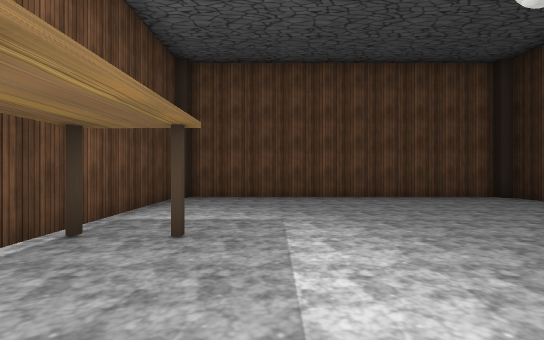
View 1 (above)

21 first-person views from a walk through a 3-D level made in the Unity game engine. The camera is 1.4 m above the floor, looks level and sees 85° across. The floor is counted in squares, 2 m on a side. Each view is taken from the middle of a square. On the plan, view 1 faces up. The plan holds only what a view shows up to about 10 squares ahead; the rest is blank. The place goes on beyond the plan. The player is left out. Some surface patterns are stand-ins.

View 2
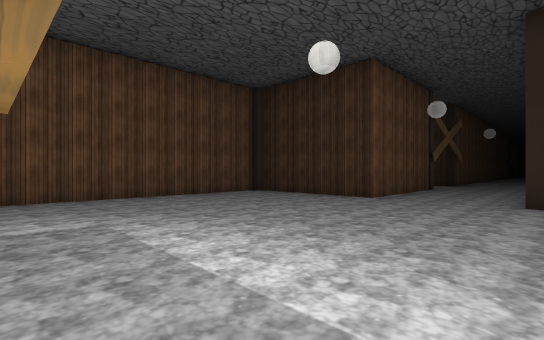

View 3
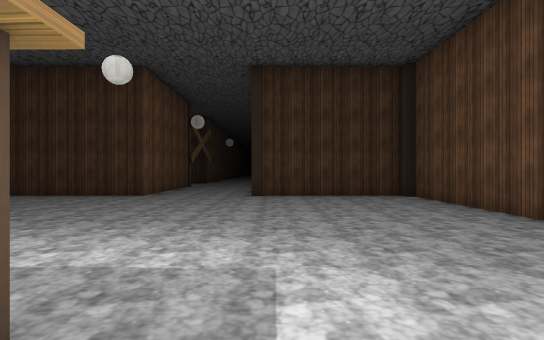

View 4
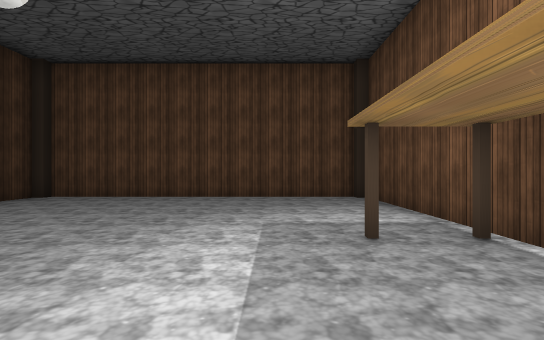

View 5
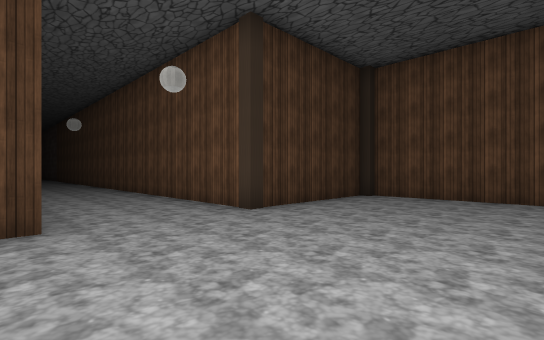

View 6
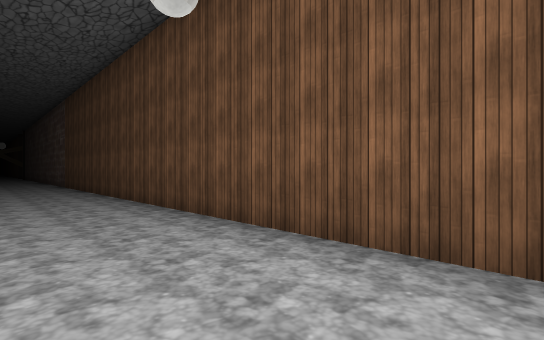

View 7
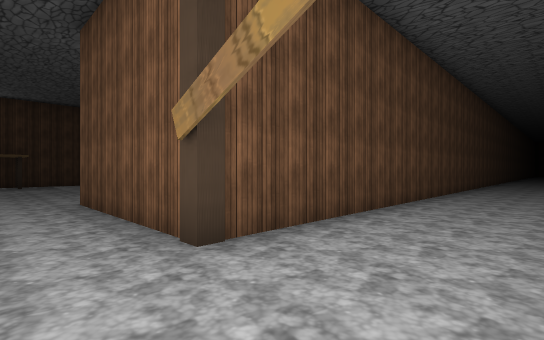

View 8
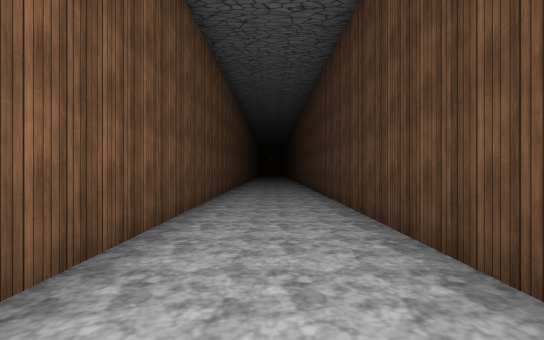

View 9
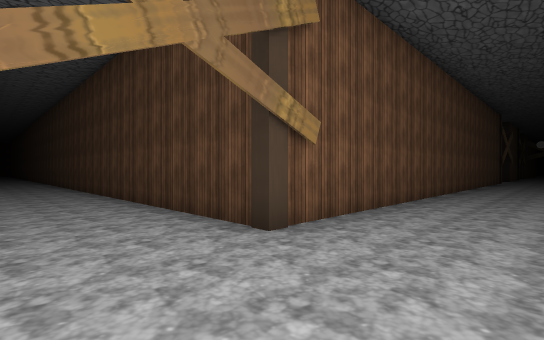

View 10
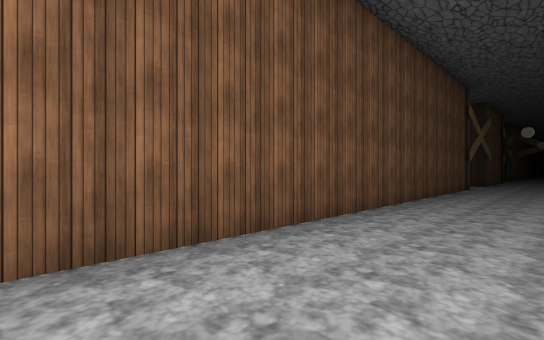

View 11
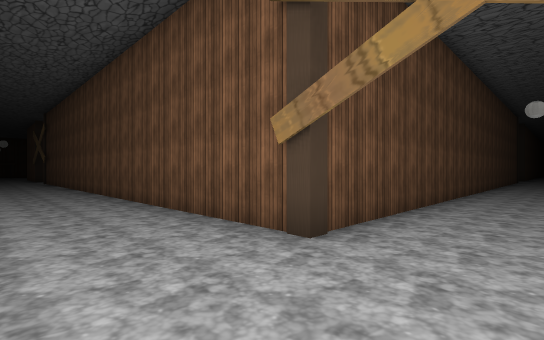

View 12
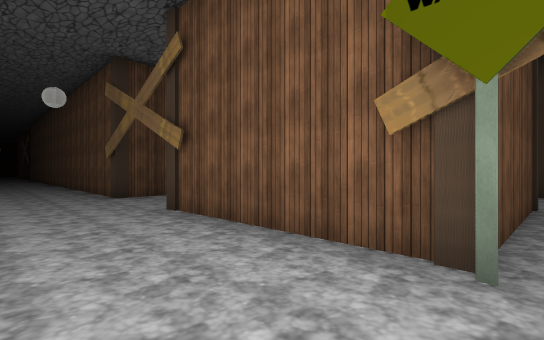

View 13
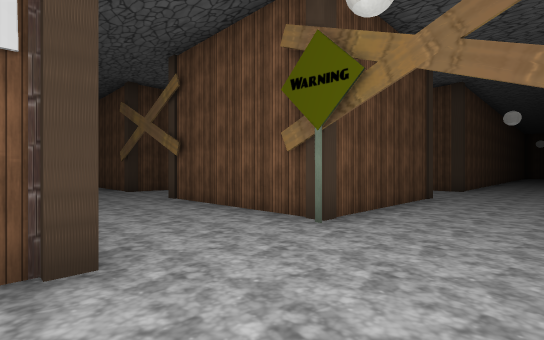

View 14
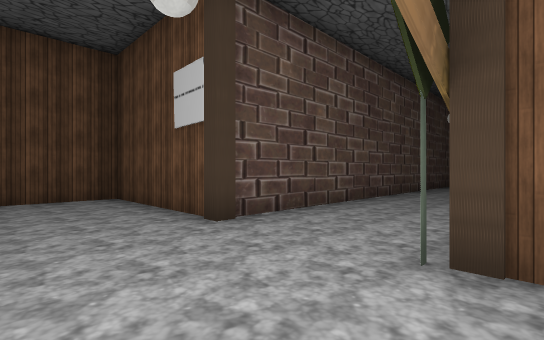

View 15
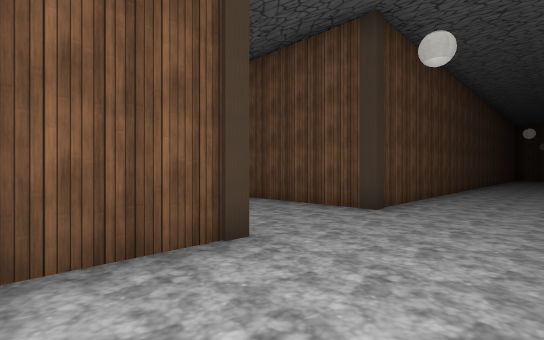

View 16
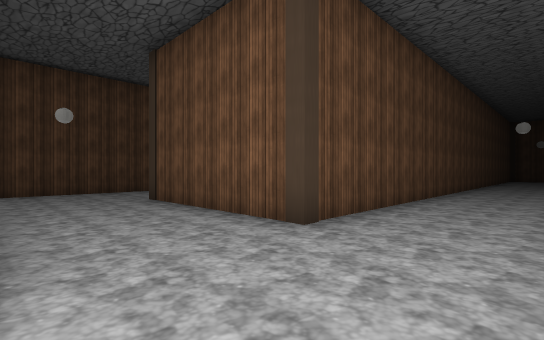

View 17
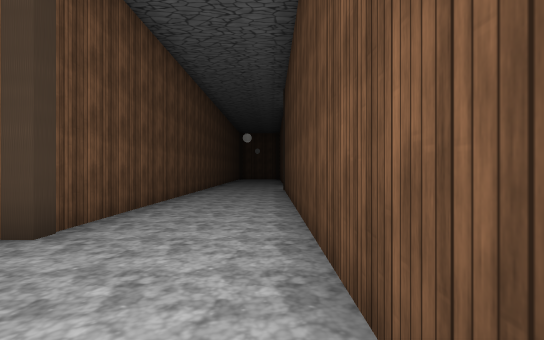

View 18
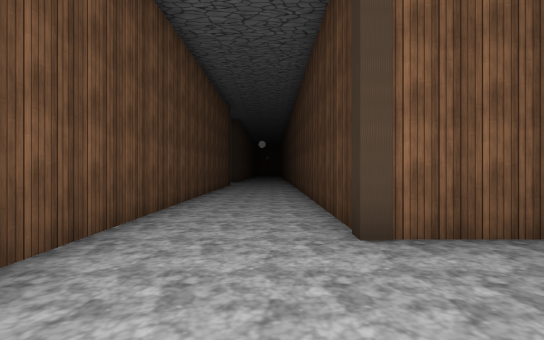

View 19
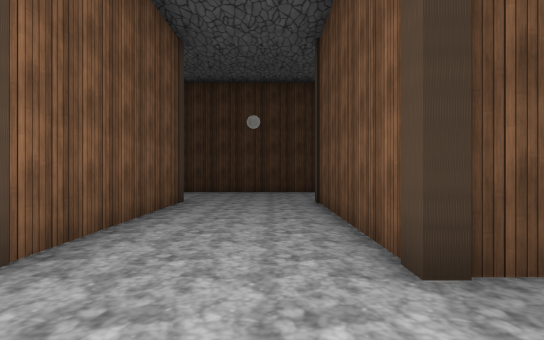

View 20
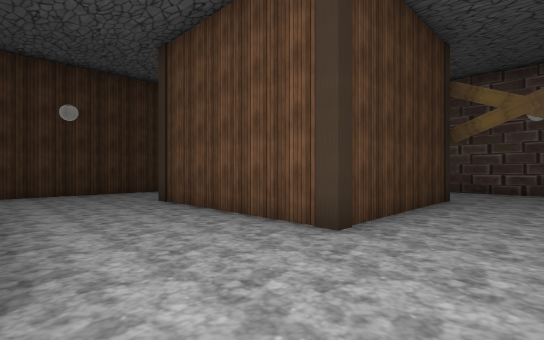

View 21
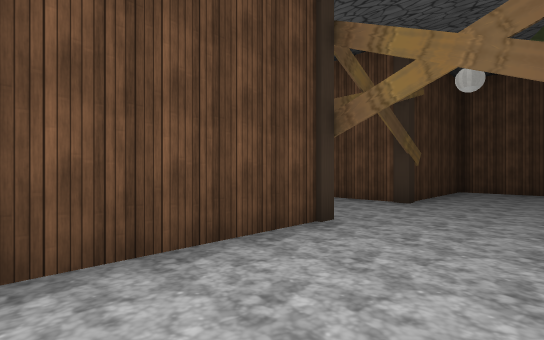

### Floor plan
Points are (right, up) in squares from view 1. A wall is a line through its corners. A room is listed if a view was taken in it or the views show most of it. See-through windows are left out.
Room 1 (views 1, 2, 3, 4, 5, 6, 7, 8, 9, 10, 11, 12, 13, 14, 15, 16, 17, 18, 19, 20, 21)
walls: (29.4, 0.5) (37.6, 0.5) (37.6, -3.8) (40.4, -3.8) (40.4, 0.5) (41.5, 0.5); (32.9, 3.5) (32.9, 8) (37.6, 8) (37.6, 3.5) (32.9, 3.5); (10.6, 17) (10.6, 3.5) (6.1, 3.5) (6.1, 7.7) (-2.1, 7.7); (30.1, 17.5) (30.1, 3.5) (13.4, 3.5) (13.4, 17); (40.4, 3.4) (40.4, 17.2); (-2.4, 7.1) (-2.4, -2.9); (37.6, 17.5) (37.6, 11) (32.9, 11) (32.9, 17.2); (-2.2, -3.8) (6.1, -3.8) (6.1, 0.5) (21.6, 0.5)
ways out: gap at (-2, 3)
objects: table (-2, 1) to (-1, 1); table (-1, 3); other object (38, 3)

Positions as (right, up) in squares from view 1, and headings:
1: (0, 0), facing up
2: (-1, 0), facing up-right
3: (-2, 0), facing right
4: (0, 4), facing down
5: (2, 4), facing down-right
6: (10, 3), facing down-right
7: (13, 2), facing up-left
8: (12, 7), facing up
9: (11, 1), facing up-right
10: (18, 1), facing up-right
11: (32, 1), facing up-left
12: (38, 1), facing up-left
13: (40, 0), facing up-left
14: (40, 4), facing down-left
15: (40, 6), facing up-left
16: (40, 8), facing up-left
17: (40, 8), facing up
18: (32, 8), facing up
19: (31, 9), facing right
20: (31, 11), facing down-right
21: (38, 7), facing down-right
